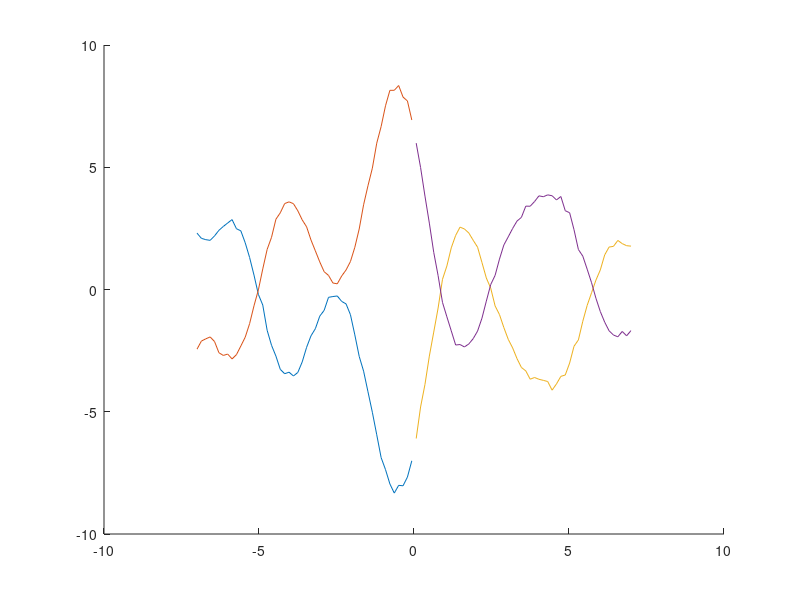

MATLAB code to generate this figure: (Note: this script raises an error after producing the figure.)
%% simple implementation of Multi-Output Gaussian Process (MOGP) regression

% Gaussian kernel
kernel = @(x1,x2,l,sigma_f) sigma_f^2 * exp( -0.5 * l^2 * ( (sum(x1.^2,2)) + (sum(x2.^2,2)).' - 2*x1*(x2.') ) );

kernel_params_true = [2 0.8]; % [sigma_f l]
n_features = 2;
n_latent_dims = 1;
n = 50;
ntest = 50;
n_spatial_dims = 1;
sigma2 = 0.01;

x_full = linspace(-7, 7, n+ntest)';
W_orig = [-2 2];
F_orig = mvnrnd(zeros([n+ntest 1]),kernel(x_full, x_full, kernel_params_true(2), kernel_params_true(1)),n_latent_dims).';

y_full = F_orig * W_orig + sqrt( sigma2 ) * randn([n+ntest 2]);

x = x_full(1:n);
y = y_full(1:n,:);
xtest = x_full(n+1:end);
ytest = y_full(n+1:end,:);

figure();
hold on;
plot( x, y );
plot( xtest, ytest );

%% optimize hyperparameters

cov_xx = @(p) kernel(x, x, p(2), p(1)) + p(3) * eye(size(x,1));
cov = @(p) kron( p(4:5).' * p(4:5), cov_xx(p(1:3)) ) + 1e-4 * eye(size(x,1) * n_features);

yn = y;
nll = @(p) 0.5 * log(det(cov(p))) + 0.5*yn(:).' * inv(cov(p)) * yn(:) + 0.5 * length(x) * n_features * log(2*pi);

p_init = [1 1 0.01 -1 1];
p_lb = [0   0   1e-4 -1e2 -1e2];
p_ub = [1e1 1e1 1e1   1e2  1e2];

p_opt = fmincon(nll, p_init, [], [], [], [], p_lb, p_ub);

W_fitted = p_opt(4:5);
noise_variance = p_opt(3);
kernel_params = p_opt(1:2);

%% make predictions

xnew = linspace(-10,10,300)';

WWT = W_fitted.' * W_fitted;

xaugmented = [x; xtest];
Kxx_augmented = kernel(xaugmented, xaugmented, kernel_params(2), kernel_params(1));
Kxx_augmented_full = kron( WWT, Kxx_augmented );

Kxx = Kxx_augmented_full(1:n*n_features+ntest,1:n*n_features+ntest) + 1e-4*eye(n*n_features+ntest);
Kxx = Kxx + noise_variance * eye(size(Kxx,1));

Kxx_eval = [WWT(1,2)*kernel([x; xtest], xnew, kernel_params(2), kernel_params(1));
            WWT(2,2)*kernel(x, xnew, kernel_params(2), kernel_params(1))];

Kxx_inv = inv(Kxx);

y_for_preds = [y(:,1); ytest(:,1); y(:,2)];
y2_mogp = Kxx_eval.' * Kxx_inv * y_for_preds;

% get predictions from standard GP
Kxx = kernel(x, x, kernel_params(2), kernel_params(1));
Kxx = Kxx + noise_variance * eye(size(Kxx,1));
Kxx_inv = inv(Kxx);
Kxxnew = kernel(x, xnew, kernel_params(2), kernel_params(1));
y1_gp = Kxxnew.' * Kxx_inv * y(:,1);
y2_gp = Kxxnew.' * Kxx_inv * y(:,2);

figure();
hold on;
plot([x; xtest], [y(:,1); ytest(:,1)], '-ob', 'markerfacecolor', 'b');
plot(x, y(:,2), '-or', 'markerfacecolor', 'r');
plot([x; xtest], [y(:,2); ytest(:,2)], '-or');
plot(xnew, y2_mogp, '-', 'linewidth', 2);
plot(xnew, y2_gp, '-', 'linewidth', 2);
xlabel('x');
ylabel('y');
legend({'y_1 (train)', 'y_2 (train)', 'y_2 (test)', 'y_2 predicted with MOGP', 'y_2 predicted with GP'}, 'location', 'best');
box on;
set(gcf,'color','w');

